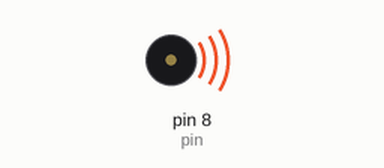
Recording of a sketch running on a simulated Arduino Uno, built with avr-gcc and run on an emulated ATmega328P. On the bench: buzzer (waves = sounding).

Above: at 0.05 s.
Timing chart, 0 to 3.0 s (numbered marks = the images above):
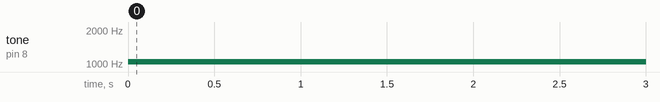

Measured:
- by itself, tone on pin 8 (pin): silent → 1047 Hz at 0.00 s

The sketch:

passive_buzzer.ino
```cpp
//www.elegoo.com
//2016.12.08

// import tone library and set to C6 (not necessary... but C6 = 1047)
int note = 1047;

// define pin
int pin = 8;

// duration of notes
int duration = 1000;


void setup() {
  // don't do anything...
}


// control var
int RUN = 1;

void loop() {

  if(RUN){
    // play tone
    tone(pin, note, duration);

    // delay
    delay(1000);
  }


}
```
